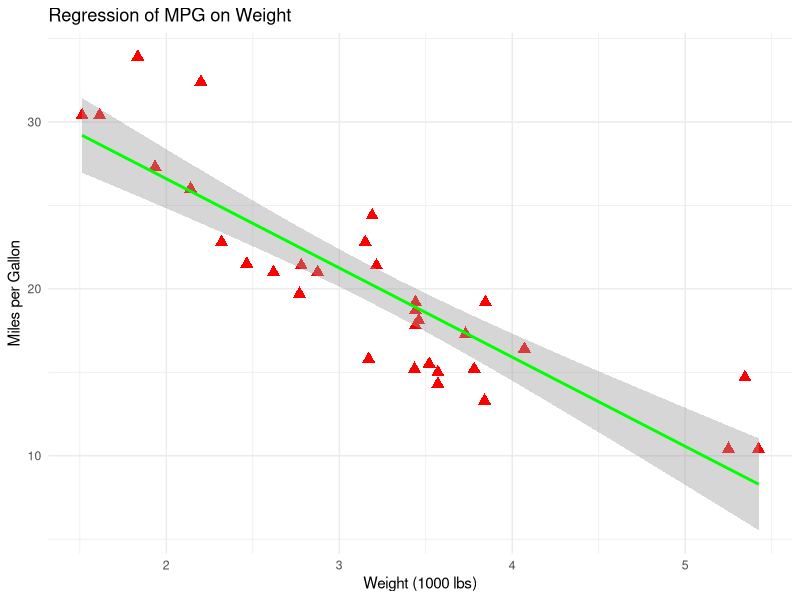

Recreate this plot in R. (Note: this script raises an error after producing the figure.)
## ---- chunk 1
knitr::opts_chunk$set(error = TRUE, warning = TRUE, message = TRUE)
## ---- chunk 2

#Load packages#

library(tidyverse)
library(ggplot2)
library(readr)


## ---- chunk 3
#Read in mt cars csv

data("mtcars")

#Display the first 5 lines
head(mtcars)

## ---- chunk 4
# Run simple linear regression
model <- lm(mpg ~ wt, data = mtcars)

# Print summary of the regression model
summary(model)
## ---- chunk 5
#Plot mtcars scatterplot with regression line
ggplot(mtcars, aes(x = wt, y = mpg)) +
  geom_point(color = "red", shape = "triangle", size = 3) +  # Scatter plot
  geom_smooth(method = "lm", color = "green", se = TRUE) +  # Regression line with confidence interval
  labs(title = "Regression of MPG on Weight", x = "Weight (1000 lbs)", y = "Miles per Gallon") +
  theme_minimal()
## ---- chunk 6

# Create a contingency table
table_mtcars <- table(mtcars.viz$Transmission, mtcars.viz$Engine)

# View results
print(chisq.test(table_mtcars))

## ---- chunk 7
summary(table_mtcars)
